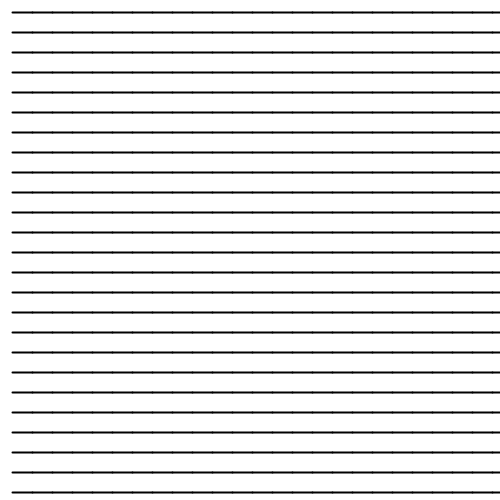
Frame 1 (no input)
Frame 60 (no input): identical to frame 1, image omitted
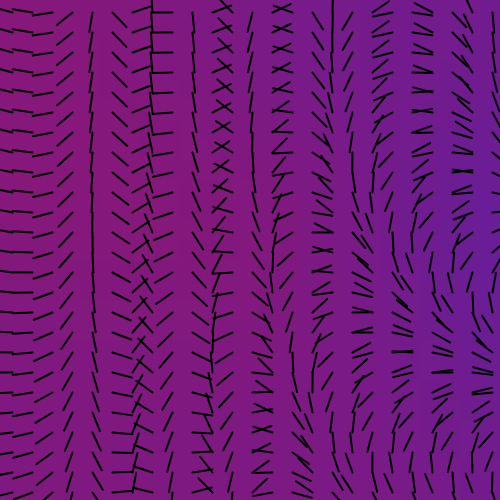
Frame 120 (the mouse pressed at the canvas centre since frame 60)

The p5.js sketch that drew these frames (run headless with seeded random() and noise() and a simulated clock; from frame 60 on, the mouse is pressed at the canvas centre):

// p5.js sketch
// ── sketch.js
var stepSize = 20;

function setup() {
  createCanvas(500, 500);
}
///////////////////////////////////////////////////////////////////////
function draw() {
  background(125);

  colorGrid();
  compassGrid();
}
///////////////////////////////////////////////////////////////////////
function colorGrid(){
  // your code here
  
  push();
  //create a 25x25 grid of rectangles, two for loops
  for (var i = 0; i< 25; i++){
    for (var j = 0; j < 25; j++){
      //fill(255); //fill to white for setup checking
      //stroke(0); //stroke to black for setup checking
      noStroke();
      
      //resign for the colors and style
      var from = color(0, 50, 255);   
      var to = color(255, 0, 0);
      var speed = mouseX/2;
      
      //using the tile’s x and y coordinate as well as the frameCount so that the noise values change over time
      //a grid of tiles with slowly changing colors
      fill(lerpColor(from, to, noise(i/100, j/100, frameCount/speed)));
      rect(stepSize * i, stepSize * j, stepSize, stepSize);
    }
  }
  pop();
}
///////////////////////////////////////////////////////////////////////
function compassGrid(){
  // your code here

  //compass is at the center of each tile
  translate(25/2, 25/2);

  //create a grid of 25x25 lines
  for (var i = 0; i< 25; i++){
    for (var j = 0; j < 25; j++){
      
      push();
      stroke(0);
      strokeWeight(2);
      //move to the center of each grid
      translate(stepSize * i, stepSize * j);

      //compass’ movement speed be dependent on the x coordinate of the mouse
      var change = mouseX*25;
      //compass’ x and y coordinate with the frameCount, the noise values change over time
      //noise value with map() to generate an angle between 0 and 720 degrees
      //value to rotate the compass
      rotate(map(noise(i/250, j/250, frameCount/change), 0, 1, 0, 720));
      //25x25 lines of length stepSize
      line(0, 0, stepSize, stepSize-stepSize);
      pop();
    }
  }
  
}
